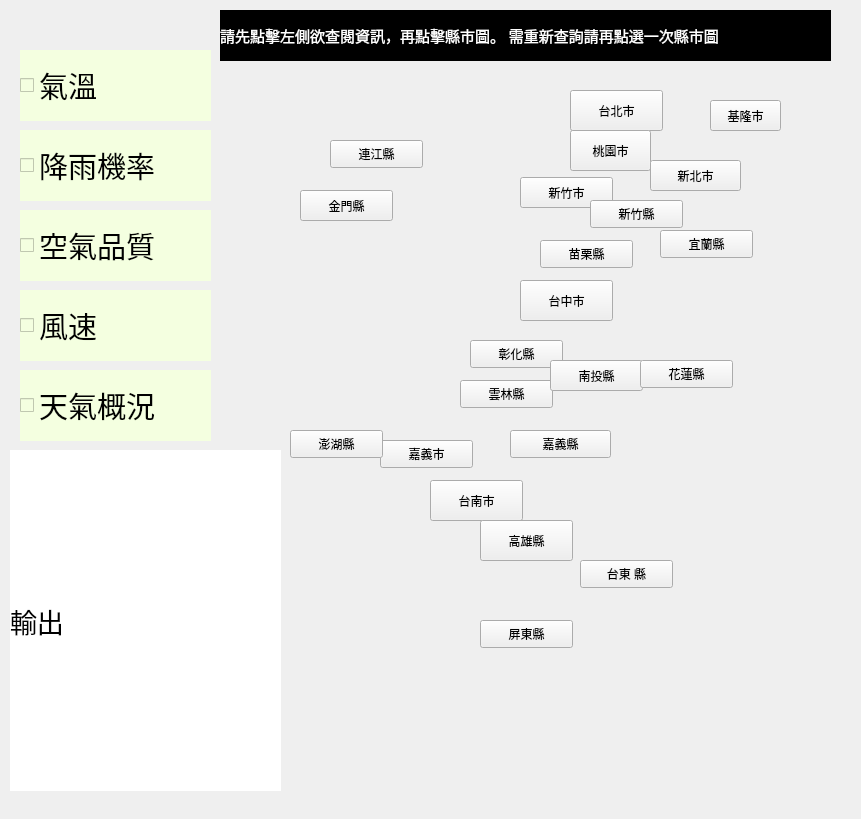
<?xml version="1.0" encoding="UTF-8"?>
<ui version="4.0">
 <class>Form</class>
 <widget class="QWidget" name="Form">
  <property name="geometry">
   <rect>
    <x>0</x>
    <y>0</y>
    <width>861</width>
    <height>819</height>
   </rect>
  </property>
  <property name="windowTitle">
   <string>Form</string>
  </property>
  <property name="windowOpacity">
   <double>-1.000000000000000</double>
  </property>
  <widget class="QCheckBox" name="temp">
   <property name="geometry">
    <rect>
     <x>20</x>
     <y>50</y>
     <width>191</width>
     <height>71</height>
    </rect>
   </property>
   <property name="font">
    <font>
     <family>微軟正黑體 Light</family>
     <pointsize>22</pointsize>
    </font>
   </property>
   <property name="focusPolicy">
    <enum>Qt::StrongFocus</enum>
   </property>
   <property name="layoutDirection">
    <enum>Qt::LeftToRight</enum>
   </property>
   <property name="styleSheet">
    <string notr="true">background:rgb(244, 255, 224)</string>
   </property>
   <property name="text">
    <string>氣溫</string>
   </property>
  </widget>
  <widget class="QCheckBox" name="overview">
   <property name="geometry">
    <rect>
     <x>20</x>
     <y>370</y>
     <width>191</width>
     <height>71</height>
    </rect>
   </property>
   <property name="font">
    <font>
     <family>微軟正黑體 Light</family>
     <pointsize>22</pointsize>
    </font>
   </property>
   <property name="styleSheet">
    <string notr="true">background:rgb(244, 255, 224)</string>
   </property>
   <property name="text">
    <string>天氣概況</string>
   </property>
  </widget>
  <widget class="QCheckBox" name="wing">
   <property name="geometry">
    <rect>
     <x>20</x>
     <y>290</y>
     <width>191</width>
     <height>71</height>
    </rect>
   </property>
   <property name="font">
    <font>
     <family>微軟正黑體 Light</family>
     <pointsize>22</pointsize>
    </font>
   </property>
   <property name="styleSheet">
    <string notr="true">background:rgb(244, 255, 224)</string>
   </property>
   <property name="text">
    <string>風速</string>
   </property>
  </widget>
  <widget class="QCheckBox" name="humi">
   <property name="geometry">
    <rect>
     <x>20</x>
     <y>210</y>
     <width>191</width>
     <height>71</height>
    </rect>
   </property>
   <property name="font">
    <font>
     <family>微軟正黑體 Light</family>
     <pointsize>22</pointsize>
    </font>
   </property>
   <property name="styleSheet">
    <string notr="true">background:rgb(244, 255, 224)</string>
   </property>
   <property name="text">
    <string>空氣品質</string>
   </property>
  </widget>
  <widget class="QCheckBox" name="rain">
   <property name="geometry">
    <rect>
     <x>20</x>
     <y>130</y>
     <width>191</width>
     <height>71</height>
    </rect>
   </property>
   <property name="font">
    <font>
     <family>微軟正黑體 Light</family>
     <pointsize>22</pointsize>
    </font>
   </property>
   <property name="styleSheet">
    <string notr="true">background:rgb(244, 255, 224)</string>
   </property>
   <property name="text">
    <string>降雨機率</string>
   </property>
  </widget>
  <widget class="QLabel" name="label">
   <property name="geometry">
    <rect>
     <x>10</x>
     <y>450</y>
     <width>271</width>
     <height>341</height>
    </rect>
   </property>
   <property name="font">
    <font>
     <family>Agency FB</family>
     <pointsize>20</pointsize>
    </font>
   </property>
   <property name="styleSheet">
    <string notr="true">background:rgb(255, 255, 255)</string>
   </property>
   <property name="text">
    <string>輸出</string>
   </property>
  </widget>
  <widget class="QLabel" name="label_2">
   <property name="geometry">
    <rect>
     <x>290</x>
     <y>70</y>
     <width>491</width>
     <height>691</height>
    </rect>
   </property>
   <property name="text">
    <string/>
   </property>
   <property name="pixmap">
    <pixmap>tw.png</pixmap>
   </property>
   <property name="scaledContents">
    <bool>true</bool>
   </property>
  </widget>
  <widget class="QPushButton" name="Keelung">
   <property name="geometry">
    <rect>
     <x>710</x>
     <y>100</y>
     <width>71</width>
     <height>31</height>
    </rect>
   </property>
   <property name="text">
    <string>基隆市</string>
   </property>
  </widget>
  <widget class="QPushButton" name="Taipei">
   <property name="geometry">
    <rect>
     <x>570</x>
     <y>90</y>
     <width>93</width>
     <height>41</height>
    </rect>
   </property>
   <property name="text">
    <string>台北市</string>
   </property>
  </widget>
  <widget class="QPushButton" name="Taoyuan">
   <property name="geometry">
    <rect>
     <x>570</x>
     <y>130</y>
     <width>81</width>
     <height>41</height>
    </rect>
   </property>
   <property name="text">
    <string>桃園市</string>
   </property>
  </widget>
  <widget class="QPushButton" name="newtaipei">
   <property name="geometry">
    <rect>
     <x>650</x>
     <y>160</y>
     <width>91</width>
     <height>31</height>
    </rect>
   </property>
   <property name="text">
    <string>新北市</string>
   </property>
  </widget>
  <widget class="QPushButton" name="hsinchucity">
   <property name="geometry">
    <rect>
     <x>520</x>
     <y>177</y>
     <width>93</width>
     <height>31</height>
    </rect>
   </property>
   <property name="text">
    <string>新竹市</string>
   </property>
  </widget>
  <widget class="QPushButton" name="hsinchucountry">
   <property name="geometry">
    <rect>
     <x>590</x>
     <y>200</y>
     <width>93</width>
     <height>28</height>
    </rect>
   </property>
   <property name="text">
    <string>新竹縣</string>
   </property>
  </widget>
  <widget class="QPushButton" name="yilan">
   <property name="geometry">
    <rect>
     <x>660</x>
     <y>230</y>
     <width>93</width>
     <height>28</height>
    </rect>
   </property>
   <property name="text">
    <string>宜蘭縣</string>
   </property>
  </widget>
  <widget class="QPushButton" name="miaoli">
   <property name="geometry">
    <rect>
     <x>540</x>
     <y>240</y>
     <width>93</width>
     <height>28</height>
    </rect>
   </property>
   <property name="text">
    <string>苗栗縣</string>
   </property>
  </widget>
  <widget class="QPushButton" name="taichung">
   <property name="geometry">
    <rect>
     <x>520</x>
     <y>280</y>
     <width>93</width>
     <height>41</height>
    </rect>
   </property>
   <property name="text">
    <string>台中市</string>
   </property>
  </widget>
  <widget class="QPushButton" name="changhua">
   <property name="geometry">
    <rect>
     <x>470</x>
     <y>340</y>
     <width>93</width>
     <height>28</height>
    </rect>
   </property>
   <property name="text">
    <string>彰化縣</string>
   </property>
  </widget>
  <widget class="QPushButton" name="yunlin">
   <property name="geometry">
    <rect>
     <x>460</x>
     <y>380</y>
     <width>93</width>
     <height>28</height>
    </rect>
   </property>
   <property name="text">
    <string>雲林縣</string>
   </property>
  </widget>
  <widget class="QPushButton" name="nantou">
   <property name="geometry">
    <rect>
     <x>550</x>
     <y>360</y>
     <width>93</width>
     <height>31</height>
    </rect>
   </property>
   <property name="text">
    <string>南投縣</string>
   </property>
  </widget>
  <widget class="QPushButton" name="hualien">
   <property name="geometry">
    <rect>
     <x>640</x>
     <y>360</y>
     <width>93</width>
     <height>28</height>
    </rect>
   </property>
   <property name="text">
    <string>花蓮縣</string>
   </property>
  </widget>
  <widget class="QPushButton" name="chaiyicountry">
   <property name="geometry">
    <rect>
     <x>510</x>
     <y>430</y>
     <width>101</width>
     <height>28</height>
    </rect>
   </property>
   <property name="text">
    <string>嘉義縣</string>
   </property>
  </widget>
  <widget class="QPushButton" name="chaiyicity">
   <property name="geometry">
    <rect>
     <x>380</x>
     <y>440</y>
     <width>93</width>
     <height>28</height>
    </rect>
   </property>
   <property name="text">
    <string>嘉義市</string>
   </property>
  </widget>
  <widget class="QPushButton" name="tainan">
   <property name="geometry">
    <rect>
     <x>430</x>
     <y>480</y>
     <width>93</width>
     <height>41</height>
    </rect>
   </property>
   <property name="text">
    <string>台南市</string>
   </property>
  </widget>
  <widget class="QPushButton" name="penghu">
   <property name="geometry">
    <rect>
     <x>290</x>
     <y>430</y>
     <width>93</width>
     <height>28</height>
    </rect>
   </property>
   <property name="text">
    <string>澎湖縣</string>
   </property>
  </widget>
  <widget class="QPushButton" name="kaohsiung">
   <property name="geometry">
    <rect>
     <x>480</x>
     <y>520</y>
     <width>93</width>
     <height>41</height>
    </rect>
   </property>
   <property name="text">
    <string>高雄縣</string>
   </property>
  </widget>
  <widget class="QPushButton" name="taitung">
   <property name="geometry">
    <rect>
     <x>580</x>
     <y>560</y>
     <width>93</width>
     <height>28</height>
    </rect>
   </property>
   <property name="text">
    <string>台東 縣</string>
   </property>
  </widget>
  <widget class="QPushButton" name="pingtung">
   <property name="geometry">
    <rect>
     <x>480</x>
     <y>620</y>
     <width>93</width>
     <height>28</height>
    </rect>
   </property>
   <property name="text">
    <string>屏東縣</string>
   </property>
  </widget>
  <widget class="QPushButton" name="kinmen">
   <property name="geometry">
    <rect>
     <x>300</x>
     <y>190</y>
     <width>93</width>
     <height>31</height>
    </rect>
   </property>
   <property name="text">
    <string>金門縣</string>
   </property>
  </widget>
  <widget class="QPushButton" name="lianjing">
   <property name="geometry">
    <rect>
     <x>330</x>
     <y>140</y>
     <width>93</width>
     <height>28</height>
    </rect>
   </property>
   <property name="text">
    <string>連江縣</string>
   </property>
  </widget>
  <widget class="QLabel" name="label_3">
   <property name="geometry">
    <rect>
     <x>0</x>
     <y>0</y>
     <width>861</width>
     <height>821</height>
    </rect>
   </property>
   <property name="text">
    <string/>
   </property>
   <property name="pixmap">
    <pixmap>bg_stripes.jpg</pixmap>
   </property>
   <property name="scaledContents">
    <bool>true</bool>
   </property>
  </widget>
  <widget class="QLabel" name="label_4">
   <property name="geometry">
    <rect>
     <x>220</x>
     <y>10</y>
     <width>611</width>
     <height>51</height>
    </rect>
   </property>
   <property name="font">
    <font>
     <family>微軟正黑體 Light</family>
     <pointsize>11</pointsize>
    </font>
   </property>
   <property name="styleSheet">
    <string notr="true">color: rgb(255, 255, 255);
background-color: rgb(0, 0, 0);
</string>
   </property>
   <property name="text">
    <string>請先點擊左側欲查閱資訊，再點擊縣市圖。 需重新查詢請再點選一次縣市圖</string>
   </property>
  </widget>
  <zorder>label_3</zorder>
  <zorder>temp</zorder>
  <zorder>overview</zorder>
  <zorder>wing</zorder>
  <zorder>humi</zorder>
  <zorder>rain</zorder>
  <zorder>label</zorder>
  <zorder>label_2</zorder>
  <zorder>Keelung</zorder>
  <zorder>Taipei</zorder>
  <zorder>Taoyuan</zorder>
  <zorder>newtaipei</zorder>
  <zorder>hsinchucity</zorder>
  <zorder>hsinchucountry</zorder>
  <zorder>yilan</zorder>
  <zorder>miaoli</zorder>
  <zorder>taichung</zorder>
  <zorder>changhua</zorder>
  <zorder>yunlin</zorder>
  <zorder>nantou</zorder>
  <zorder>hualien</zorder>
  <zorder>chaiyicountry</zorder>
  <zorder>chaiyicity</zorder>
  <zorder>tainan</zorder>
  <zorder>penghu</zorder>
  <zorder>kaohsiung</zorder>
  <zorder>taitung</zorder>
  <zorder>pingtung</zorder>
  <zorder>kinmen</zorder>
  <zorder>lianjing</zorder>
  <zorder>label_4</zorder>
 </widget>
 <resources/>
 <connections/>
</ui>
